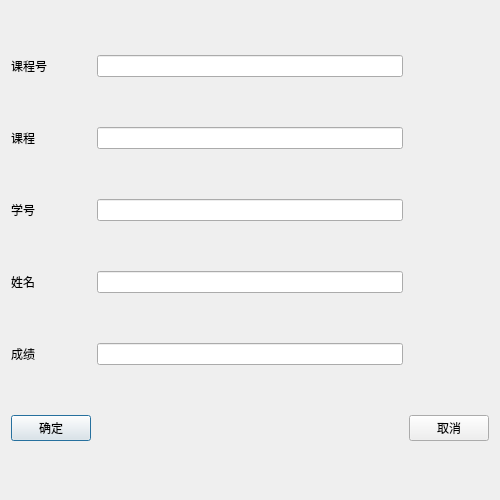
<?xml version="1.0" encoding="UTF-8"?>
<ui version="4.0">
 <class>teacell_updateStuInfo</class>
 <widget class="QDialog" name="teacell_updateStuInfo">
  <property name="geometry">
   <rect>
    <x>0</x>
    <y>0</y>
    <width>500</width>
    <height>500</height>
   </rect>
  </property>
  <property name="windowTitle">
   <string>Dialog</string>
  </property>
  <layout class="QGridLayout" name="gridLayout">
   <item row="0" column="0">
    <widget class="QLabel" name="label_5">
     <property name="text">
      <string>课程号</string>
     </property>
    </widget>
   </item>
   <item row="0" column="1">
    <widget class="QLineEdit" name="courseSet"/>
   </item>
   <item row="1" column="0">
    <widget class="QLabel" name="label_4">
     <property name="text">
      <string>课程</string>
     </property>
    </widget>
   </item>
   <item row="1" column="1">
    <widget class="QLineEdit" name="course"/>
   </item>
   <item row="2" column="0">
    <widget class="QLabel" name="label">
     <property name="text">
      <string>学号</string>
     </property>
    </widget>
   </item>
   <item row="2" column="1">
    <widget class="QLineEdit" name="sid"/>
   </item>
   <item row="3" column="0">
    <widget class="QLabel" name="label_2">
     <property name="text">
      <string>姓名</string>
     </property>
    </widget>
   </item>
   <item row="3" column="1">
    <widget class="QLineEdit" name="name"/>
   </item>
   <item row="4" column="0">
    <widget class="QLabel" name="label_3">
     <property name="text">
      <string>成绩</string>
     </property>
    </widget>
   </item>
   <item row="4" column="1">
    <widget class="QLineEdit" name="score"/>
   </item>
   <item row="5" column="0">
    <widget class="QPushButton" name="commitBtn">
     <property name="text">
      <string>确定</string>
     </property>
    </widget>
   </item>
   <item row="5" column="2">
    <widget class="QPushButton" name="cancelBtn">
     <property name="text">
      <string>取消</string>
     </property>
    </widget>
   </item>
  </layout>
 </widget>
 <resources/>
 <connections/>
</ui>
